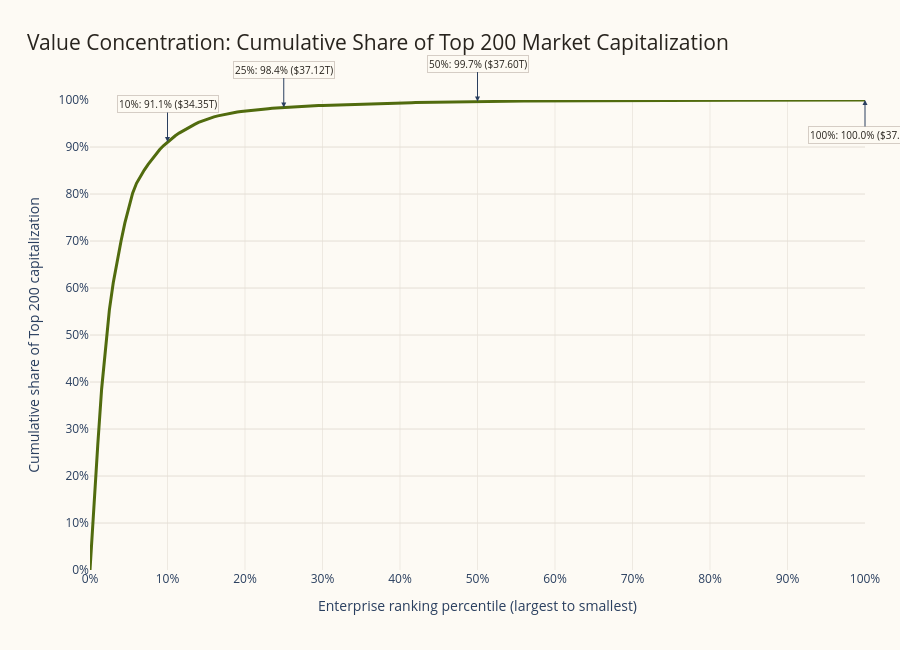

Notebook code for this chart:
### Markdown cell above
## 5. Plot the value concentration curve

The curve shows how quickly the Top 200 capitalization total accumulates as lower-ranked companies are added. Key percentile points are annotated directly on the chart.

### Code cell
def format_usd_millions(value):
    """Format a USD-million amount compactly for chart annotations."""
    if value >= 1_000_000:
        return f'${value / 1_000_000:.2f}T'
    if value >= 1_000:
        return f'${value / 1_000:.1f}B'
    return f'${value:,.0f}M'


key_percentiles = [10, 25, 50, 100]
fig = go.Figure()
fig.add_trace(go.Scatter(
    x=curve['rank_pct'],
    y=curve['cumulative_share_pct'],
    mode='lines',
    name='Cumulative share of Top 200 capitalization',
    line={'color': '#516B0E', 'width': 3},
    customdata=curve[['rank', 'cumulative_capitalization_millions']].to_numpy(),
    hovertemplate=(
        '<b>Rank percentile:</b> %{x:.1f}%<br>'
        '<b>Companies included:</b> %{customdata[0]:.0f}<br>'
        '<b>Cumulative share of Top 200:</b> %{y:.1f}%<br>'
        '<b>Cumulative capitalization:</b> %{customdata[1]:,.0f} M$<extra></extra>'
    )
))

for percentile in key_percentiles:
    row = curve.iloc[(curve['rank_pct'] - percentile).abs().argmin()]
    fig.add_annotation(
        x=row['rank_pct'],
        y=row['cumulative_share_pct'],
        text=f"{percentile}%: {row['cumulative_share_pct']:.1f}% ({format_usd_millions(row['cumulative_capitalization_millions'])})",
        showarrow=True,
        arrowhead=2,
        ax=0,
        ay=-38 if percentile < 100 else 35,
        bgcolor='rgba(253,250,244,0.92)',
        bordercolor='#D5CDC5',
        borderwidth=1,
        font={'size': 10, 'color': '#28241E'}
    )

fig.update_layout(
    title={
        'text': 'Value Concentration: Cumulative Share of Top 200 Market Capitalization',
        'x': 0.03,
        'xanchor': 'left',
        'font': {'size': 21, 'color': '#28241E'}
    },
    xaxis={
        'title': 'Enterprise ranking percentile (largest to smallest)',
        'range': [0, 100],
        'ticksuffix': '%',
        'dtick': 10,
        'gridcolor': '#EEE9E1',
        'zeroline': False
    },
    yaxis={
        'title': 'Cumulative share of Top 200 capitalization',
        'range': [0, 100],
        'ticksuffix': '%',
        'dtick': 10,
        'gridcolor': '#E4DED5',
        'zeroline': False
    },
    template='plotly_white',
    hovermode='x unified',
    showlegend=False,
    margin={'l': 90, 'r': 35, 't': 100, 'b': 80},
    height=650,
    paper_bgcolor='#FDFAF4',
    plot_bgcolor='#FDFAF4'
)

fig.show()

### Figure 1 — Plotly figure (JSON) as saved in the notebook; plotly's stock layout.template omitted (floating-point values rounded to 4 significant figures; data arrays with more than 128 entries replaced by an {"elided": "..."} marker saying what was removed)
{"data": [{"customdata": {"elided": "201x2 float values"}, "hovertemplate": "<b>Rank percentile:</b> %{x:.1f}%<br><b>Companies included:</b> %{customdata[0]:.0f}<br><b>Cumulative share of Top 200:</b> %{y:.1f}%<br><b>Cumulative capitalization:</b> %{customdata[1]:,.0f} M$<extra></extra>", "line": {"color": "#516B0E", "width": 3}, "mode": "lines", "name": "Cumulative share of Top 200 capitalization", "type": "scatter", "x": {"elided": "201 float values"}, "y": {"elided": "201 float values"}}], "layout": {"annotations": [{"arrowhead": 2, "ax": 0, "ay": -38, "bgcolor": "rgba(253,250,244,0.92)", "bordercolor": "#D5CDC5", "borderwidth": 1, "font": {"color": "#28241E", "size": 10}, "showarrow": true, "text": "10%: 91.1% ($34.35T)", "x": 10, "y": 91.06}, {"arrowhead": 2, "ax": 0, "ay": -38, "bgcolor": "rgba(253,250,244,0.92)", "bordercolor": "#D5CDC5", "borderwidth": 1, "font": {"color": "#28241E", "size": 10}, "showarrow": true, "text": "25%: 98.4% ($37.12T)", "x": 25, "y": 98.4}, {"arrowhead": 2, "ax": 0, "ay": -38, "bgcolor": "rgba(253,250,244,0.92)", "bordercolor": "#D5CDC5", "borderwidth": 1, "font": {"color": "#28241E", "size": 10}, "showarrow": true, "text": "50%: 99.7% ($37.60T)", "x": 50, "y": 99.66}, {"arrowhead": 2, "ax": 0, "ay": 35, "bgcolor": "rgba(253,250,244,0.92)", "bordercolor": "#D5CDC5", "borderwidth": 1, "font": {"color": "#28241E", "size": 10}, "showarrow": true, "text": "100%: 100.0% ($37.73T)", "x": 100, "y": 100}], "height": 650, "hovermode": "x unified", "margin": {"b": 80, "l": 90, "r": 35, "t": 100}, "paper_bgcolor": "#FDFAF4", "plot_bgcolor": "#FDFAF4", "showlegend": false, "title": {"font": {"color": "#28241E", "size": 21}, "text": "Value Concentration: Cumulative Share of Top 200 Market Capitalization", "x": 0.03, "xanchor": "left"}, "xaxis": {"dtick": 10, "gridcolor": "#EEE9E1", "range": [0, 100], "ticksuffix": "%", "title": {"text": "Enterprise ranking percentile (largest to smallest)"}, "zeroline": false}, "yaxis": {"dtick": 10, "gridcolor": "#E4DED5", "range": [0, 100], "ticksuffix": "%", "title": {"text": "Cumulative share of Top 200 capitalization"}, "zeroline": false}}}
